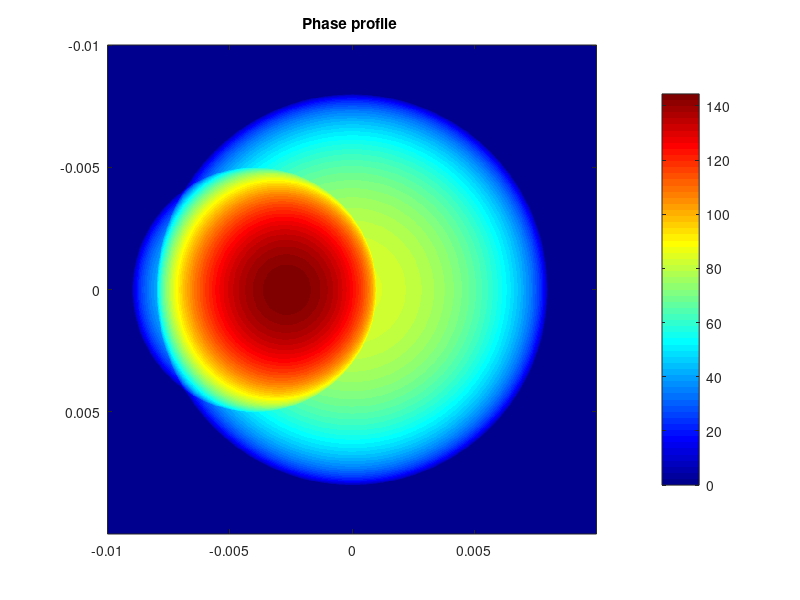
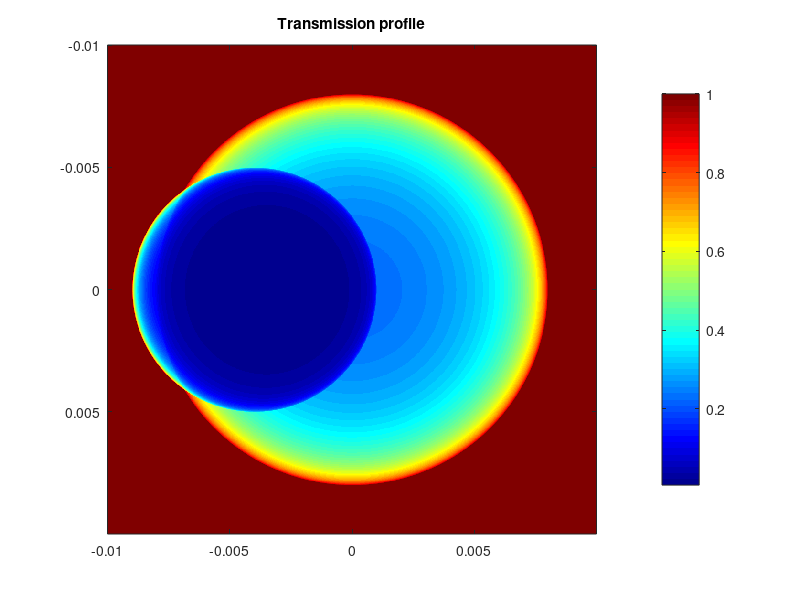
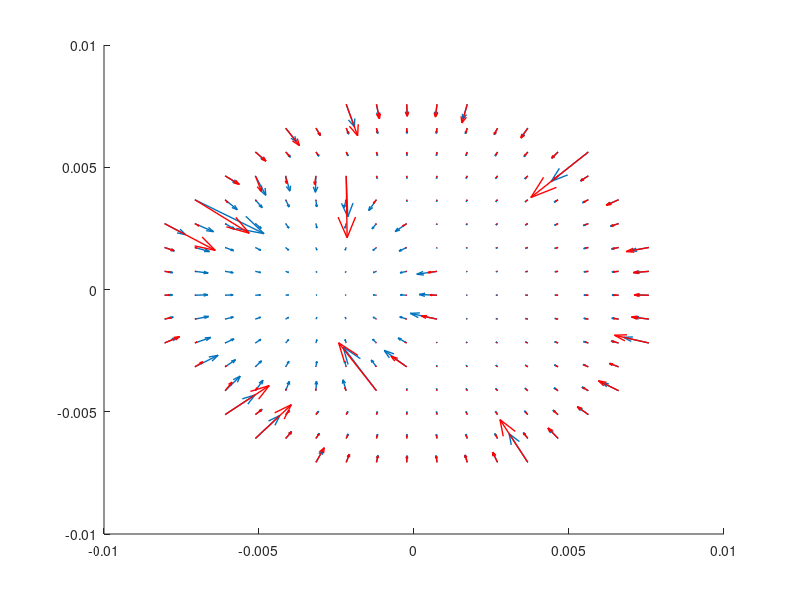

Write the MATLAB code that produced these figures, in order. (Note: this script raises an error after producing the figures.)
clc;
clear all;
close all;
Wavelength=850*10^-9;
N=2^10;
k=(2*pi)/Wavelength;
R1=8*10^-3;
R2=5*10^-3;
d=0.005;
Dimesnion=20*10^-3;
del1=Dimesnion/N;
alpha1=0.002%0.0000002;
beta1=0.0001;%0.00000001;
alpha2=alpha1/1.1;
beta2=beta1/2;
cx1=0;
cy1=0;
wn=0;
cx2=-R1/2;
cy2=0*10^-3;
M=zeros(N);
x=((-N/2):((N/2)-1))*del1;
y=((-N/2):((N/2)-1))*del1;
du = 1/(N*del1);
umax = 1/(2*del1);
u = -umax:du:umax-du;
[U,V]=meshgrid(u,u);
fr_sq=U.^2+V.^2;
cut=0;
n=0.5;
noise=randn(N).*sqrt(10^(-15/10));
[X,Y]=meshgrid(x,y);
L1= real(sqrt(R1^2-((X-cx1).^2 + (Y-cy1).^2)));
L2= real(sqrt(R2^2-((X-cx2).^2 + (Y-cy2).^2)));
phase1 = k*alpha1*L1/1.4;
phase2 = k*alpha2*L2;
phase= phase1+phase2;
T1 = k*beta1*L1/8;
T2 = k*beta2*L2;

T= exp(-(T1+T2)).^2;

figure
imagesc(x,y,phase);
axis image
title(['Phase profile ']);
colorbar
colormap(jet)

figure
imagesc(x,y,T);
axis image
title(['Transmission profile']);
colorbar
colormap(jet)


[phase_dx,phase_dy]= gradient(flipud(phase),del1,del1);
figure
sv = 50;   
sc=2
hold on% ‘Step’ Value
h=quiver(X(1:sv:end,1:sv:end), Y(1:sv:end,1:sv:end), phase_dx(1:sv:end,1:sv:end), phase_dy(1:sv:end,1:sv:end))
set(h,'AutoScale','on', 'AutoScaleFactor', sc)
set(h,'LineWidth',1)

[T_dx,T_dy]= gradient(flipud(T),del1,del1);
h=quiver(X(1:sv:end,1:sv:end), Y(1:sv:end,1:sv:end), -T_dx(1:sv:end,1:sv:end), -T_dy(1:sv:end,1:sv:end),'r')
set(h,'AutoScale','on', 'AutoScaleFactor', sc)
set(h,'LineWidth',1)
hold off

Uo=ones(N);
Hcrop =sqrt(Uo.*T).*exp(1j.*phase);
[phase_u,deld,Io]=uniform(del1,d,Wavelength,N,k,fr_sq,noise,Hcrop,Uo,x,y,wn);

%%%Structured illumination

function [phase_u, Intensity_diff,Io]=uniform(del1,d,Wavelength,N,k,fr_sq,noise,Hcrop,Uo,x,y,wn)

z=0;
[Io]=FresProp(del1,z,Wavelength,N,Hcrop);
% figure
% imagesc(x,y,Io);
% axis image
% title(['Intensity pattern at z= ',num2str(z),'m']);
% colorbar
% colormap(jet)
if wn==1
noise=randn(N).*sqrt(10^(-25/10));
Io = Io +noise;
end


z=d;
[IP]=FresProp(del1,z,Wavelength,N,Hcrop);
if wn==1
noise=randn(N).*sqrt(10^(-25/10));
IP = IP +noise;
end
% figure
% imagesc(x,y,IP);
% axis image
% title(['Intensity pattern at z= ',num2str(z),'m']);
% colorbar
% colormap(jet)

z=-d;
[IM]=FresProp(del1,z,Wavelength,N,Hcrop);
if wn==1
noise=randn(N).*sqrt(10^(-25/10));
IM = IM +noise;
end
% figure
% imagesc(x,y,IM);
% axis image
% title(['Intensity pattern at z= ',num2str(z),'m']);
% colorbar
% colormap(jet)

%%Intensity differential

H= (-4.*pi.*pi.*fr_sq);
HH=H./(H.^2 + eps^2);

Intensity_diff=((IP-Io))./(d);

D= (ifft2(ifftshift(HH.*(fftshift(fft2(Intensity_diff))))));
% figure
% imagesc(x,y,D);
% title("D");
% axis image
% colorbar
% colormap(jet)

[D_dx,D_dy]= gradient(D,del1,del1);

E1=(1./Io).*D_dx;
E2=(1./Io).*D_dy;
[E1_dx,E1_dy]= gradient(E1,del1,del1);
[E2_dx,E2_dy]= gradient(E2,del1,del1);

% figure
% imagesc(x,y,E1_dx+E2_dy);
% title("E1_dx+E2_dy");
% axis image
% colorbar
% colormap(jet)

phase_u= -k.*ifft2(ifftshift(HH.*(fftshift(fft2(E1_dx+E2_dy)))));

phase_u= phase_u + abs(min(min(phase_u)));

figure
imagesc(x,y,phase_u);
title("phase_u");
axis image
colorbar
colormap(jet)
end

function [I]=FresProp(dpix,z,lambda,Hsize,Hcrop)
 
%Spatial frequencies
Xsize = Hsize*dpix; %Hsize is the number of pixel, dpix is the length of one pixel, Xsize is the total lenght of the image. 
du = 1/(Xsize);% the resolution of fourier frequency coordinates
%Nyquist cut-off for Sampling Hologram
umax = 1/(2*dpix); %define the k space 
u = -umax:du:umax-du;
[U,V]=meshgrid(u,u);
clear  u V  du;
 
%Evanescent cut-off 
uev = 1/lambda; %???????
 
%Nyquist cut-off for Fresnel Propagation Kernel
unp = uev*(Xsize/(2*abs(z)));
clear Xsize;
 
%Circular window
A = U.^2+(U').^2;
clear U;
if uev>=unp
    ucut = unp;
end
if unp>uev
    ucut = uev;
end
W= sqrt(A);
W = (W<=ucut); 
% disp(['Cutoff =',num2str(ucut),' Evansecent Cutoff =',num2str(uev),...
%' Nyquist Cutoff =', num2str(unp),'u max =',num2str(umax)])
clear ucut uev unp
 
%Fresnel kernel: paraxial approximation
H = exp((-1i*pi*lambda* z).*(A));
clear A;
 
%Truncate kernel
H = W.*H;
clear W;
 
%Hologram Spectrum
Htemp = fft2(Hcrop);
HH = fftshift(Htemp);
clear Htemp;
 
%Propagate field
RR = HH.*H;
clear H HH;
RR =ifftshift(RR);
R = ifft2(RR);
I=abs(R).^2;
clear RR;
end
